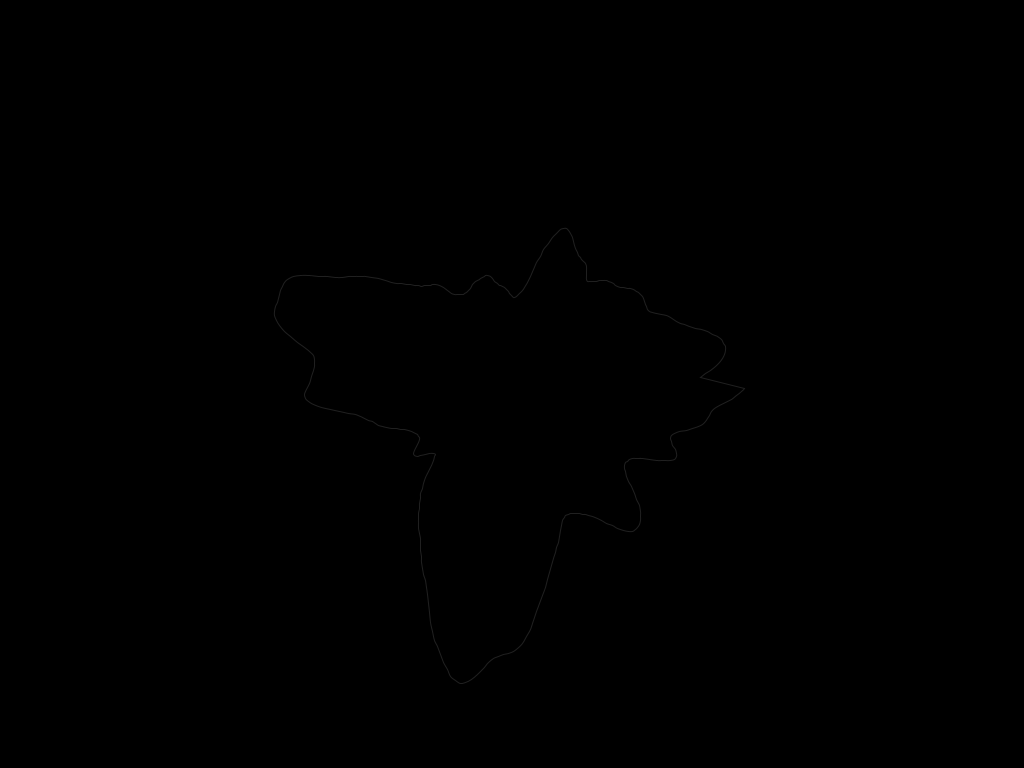
Frame 1 (no input)
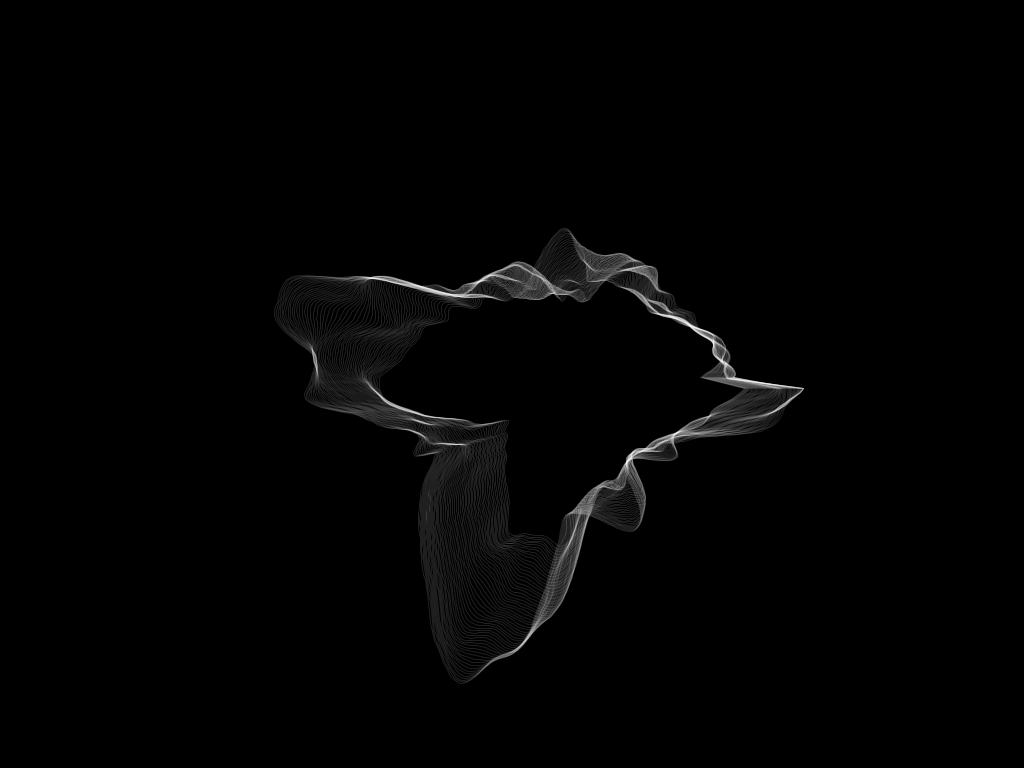
Frame 60 (the mouse pressed at the canvas centre just before this capture)
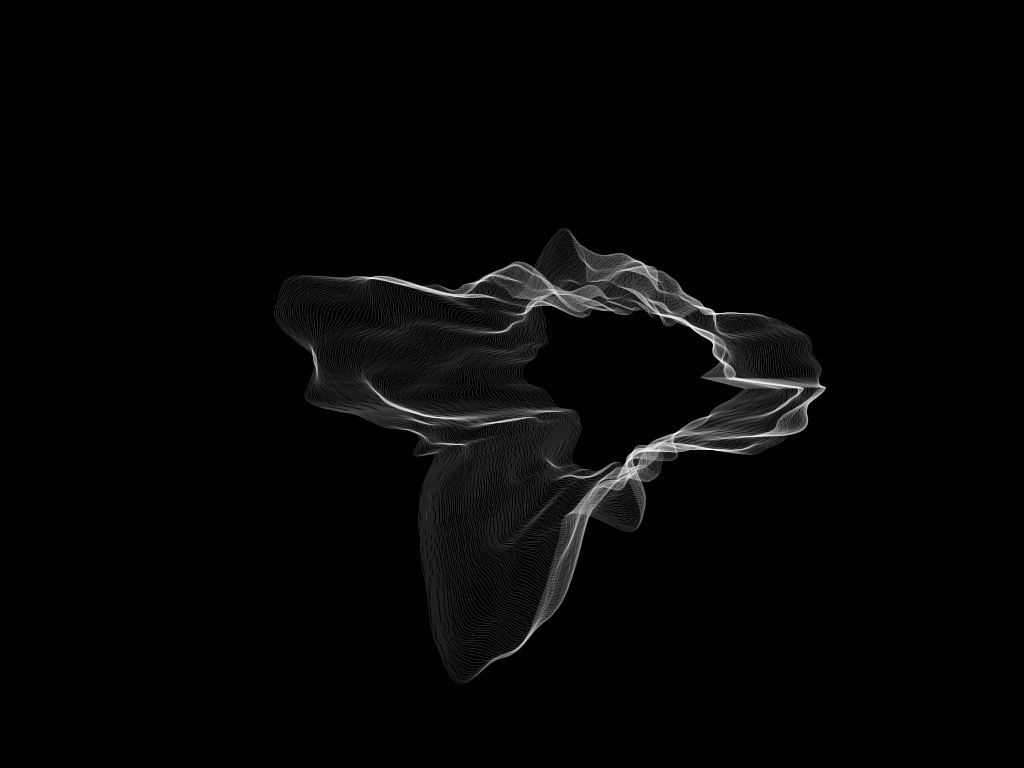
Frame 120 (the mouse held since frame 60 and released just before this capture)

The Processing sketch that drew these frames (run headless with seeded random() and noise(); from frame 60 on, the mouse is pressed at the canvas centre):

// Processing sketch: DreamCloth
// ── DreamCloth.pde
// Based on 
// https://youtu.be/u3d-n41Tobw
float TOTAL_DEGREES = 360.0;

float radius = 0.0;

void setup() {
  size(1024, 768);
  background(0);

  noFill();
  stroke(255, 32);
  
  radius = height / 2.0;
}

void draw() {
  translate(frameCount, 0);
  // background(0);
  float center_x = width / 2.0;
  float center_y = height / 2.0;

  beginShape();
  for ( int i = 0; i < TOTAL_DEGREES; i += 1 ) {
    // float x = center_x + radius * cos(radians(i)) + random(100);
    // float y = center_y + radius * sin(radians(i)) + random(100);
    float noiseFactor = noise(i * 0.02, float(frameCount) / 150.0);
    float x = center_x + radius * cos(radians(i)) * noiseFactor;
    float y = center_y + radius * sin(radians(i)) * noiseFactor;
    curveVertex(x, y);
  }
  endShape(CLOSE);
  
  radius -= 1;
  if( radius <= 0.0 ) {
    noLoop();
  }
}
